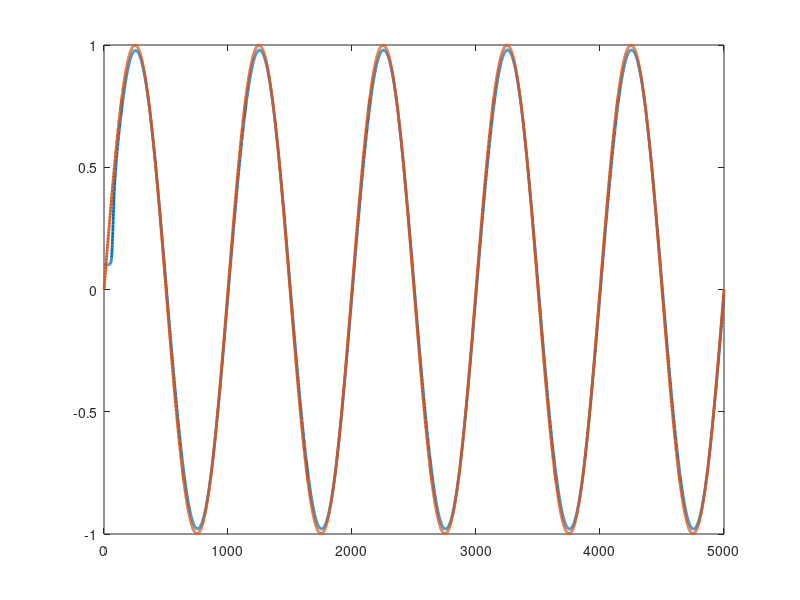

Reproduce this figure in MATLAB. (Note: this script raises an error after producing the figure.)

clear all;
clc;
close all
rng(1)

eta(1,1)=0.1;
eta(1,2)=eta(1,1);

eta(2,1)=0.1;
eta(2,2)=eta(2,1);

eta(3,1)=0.1;
eta(3,2)=eta(3,1);

eta(4,1)=0.1;
eta(4,2)=eta(4,1);

eta(5,1)=0.1;
eta(5,2)=eta(5,1);

eta(6,1)=1;
eta(6,2)=eta(6,1);

%%%%%%%%%%%%%%%%%%%%%%%%%
eta_1d(1)=0;
eta_2d(1)=0;
eta_3d(1)=0;
eta_4d(1)=0;
eta_5d(1)=0;
eta_6d(1)=1;

eta_1d(2)=0;
eta_2d(2)=0;
eta_3d(2)=0;
eta_4d(2)=0;
eta_5d(2)=0;
eta_6d(2)=1;
%%%%%%%%%%%%%%%%%%%%%
uu(1)=0;v(1)=0;r(1)=0;
uu(2)=0; v(2)=0; r(2)=0;
nue(:,1)=[0 0 0]';
nue(:,2)=[0 0 0]';

x(:,1) = [eta(1,1)-eta_1d(1),eta(2,1)-eta_2d(1),eta(3,1)-eta_3d(1),eta(4,1)-eta_4d(1),eta(5,1)-eta_5d(1),eta(6,1)-eta_6d(1)]'; %error
x(:,2) = [eta(1,1)-eta_1d(1),eta(2,1)-eta_2d(1),eta(3,1)-eta_3d(1),eta(4,1)-eta_4d(1),eta(5,1)-eta_5d(1),eta(6,1)-eta_6d(1)]'; 




Neuron_Num_a1=3;
Neuron_Num_c1=4;
Vc1=[rand(Neuron_Num_c1,2)];%no*1
Wc1=rand(1,Neuron_Num_c1)*.01;
 
Wc1(1,:)=Wc1;
Wc1(2,:)=Wc1(1,:);
Waa=0.01*rand(1,Neuron_Num_a1);
Wa1(1,:)=Waa;
Wa1(2,:)=Wa1(1,:);
r1=1;q1=100;ro1=15.1;kappa1=10.1;a1=6;

Neuron_Num_a2=3;
Neuron_Num_c2=4;
Vc2=[rand(Neuron_Num_c2,2)];%no*1
Wcc=rand(1,Neuron_Num_c2)*.01;
Wc2(1,:)=Wcc;
Wc2(2,:)=Wc2(1,:);

Wa2(1,:)=0.01*rand(1,Neuron_Num_a2);
Wa2(2,:)=Wa2(1,:);
r2=.1;q2=100;ro2=1.2;kappa2=10.1;a2=1;


Neuron_Num_a3=3;
Neuron_Num_c3=4;
Vc3=[rand(Neuron_Num_c3,2)];%no*1
Wc3(1,:)=rand(1,Neuron_Num_c3)*.01;
Wc3(2,:)=Wc3(1,:);
Wa3(1,:)=0.01*rand(1,Neuron_Num_a3);
Wa3(2,:)=Wa3(1,:);
r3=.1;q3=100;ro3=2.2;kappa3=10.7;a3=2;

Neuron_Num_a4=3;
Neuron_Num_c4=4;
Vc4=[rand(Neuron_Num_c4,2)];%no*1
Wc4(1,:)=rand(1,Neuron_Num_c4)*.01;
Wc4(2,:)=Wc4(1,:);
Wa4(1,:)=0.01*rand(1,Neuron_Num_a4);
Wa4(2,:)=Wa4(1,:);
r4=.1;q4=100;ro4=2.2;kappa4=10.7;a4=2;

Neuron_Num_a5=3;
Neuron_Num_c5=4;
Vc5=[rand(Neuron_Num_c5,2)];%no*1
Wc5(1,:)=rand(1,Neuron_Num_c5)*.01;
Wc5(2,:)=Wc5(1,:);
Wa5(1,:)=0.01*rand(1,Neuron_Num_a5);
Wa5(2,:)=Wa5(1,:);
r5=.1;q5=100;ro5=2.2;kappa5=10.7;a5=2;

Neuron_Num_a6=3;
Neuron_Num_c6=4;
Vc6=[rand(Neuron_Num_c6,2)];%no*1
Wc6(1,:)=rand(1,Neuron_Num_c6)*.01;
Wc6(2,:)=Wc6(1,:);
Wa6(1,:)=0.01*rand(1,Neuron_Num_a6);
Wa6(2,:)=Wa6(1,:);
r6=.1;q6=100;ro6=2.2;kappa6=10.7;a6=2;

T=0.01;
NF=5000;
gamma=0.9;
u1(1)= Wa1(1,:)*[x(1,1) x(1,1)^2 x(1,1)^3]'-1*x(1,1);
u1(2)= u1(1);

u2(1)= Wa2(1,:)*[x(2,1) x(2,1)^2 x(2,1)^3]'-1*x(2,1);
u2(2)= u2(1);

u3(1)= Wa3(1,:)*[x(3,1) x(3,1)^2 x(3,1)^3]'-1*x(3,1);
u3(2)= u3(1);

u4(1)= Wa4(1,:)*[x(4,1) x(4,1)^2 x(4,1)^3]'-1*x(4,1);
u4(2)= u4(1);

u5(1)= Wa5(1,:)*[x(5,1) x(5,1)^2 x(5,1)^3]'-1*x(5,1);
u5(2)= u5(1);

u6(1)= Wa6(1,:)*[x(6,1) x(6,1)^2 x(6,1)^3]'-1*x(6,1);
u6(2)= u6(1);
%%%%%%%%%%%%%%%%%%%%%%%%%%%%%%%%%%%
for k = 2:NF
eta_1d(k)= sin(pi*k*T/5);
eta_1d(k+1)= sin(pi*(k+1)*T/5);

eta_2d(k)= sin(2*pi*k*T/5);
eta_2d(k+1)= sin(2*pi*(k+1)*T/5);

eta_3d(k)= 0.05*k*T+0.05;
eta_3d(k+1)= 0.05*(k+1)*T+0.05;

eta_4d(k)= 0;
eta_4d(k+1)= 0;

eta_5d(k)= 0;
eta_5d(k+1)= 0;

eta_6d(k)= atan(eta_2d(k)/eta_1d(k));
eta_6d(k+1)= atan(eta_2d(k+1)/eta_1d(k+1));

%%%%%%%%%%%%%%%%%%%%%%%%%%%%%
    J1(k) = Wc1(k,:)*[ x(1,k)^2  x(1,k)^4 x(1,k)^6 x(1,k)^8]';

    del_J1=Wc1(k,:)*[2*x(1,k)  4*x(1,k)^3 6*x(1,k)^5 8*x(1,k)^7]';

    alpha1=-gamma/(2*r1)*del_J1';
  
    Yk_1 = q1*x(1,k-1)^2 +r1*u1(:,k-1)^2;
    delta_x1 = gamma*[x(1,k)^2  x(1,k)^4 x(1,k)^6 x(1,k)^8]' - [x(1,k-1)^2  x(1,k-1)^4 x(1,k-1)^6 x(1,k-1)^8]';
    EJK1 = Yk_1+Wc1(k,:)*delta_x1;
    
    Wc1(k+1,:) =Wc1(k,:)-ro1*(delta_x1'*EJK1)/(delta_x1'*delta_x1 +1);



     u1(k)= Wa1(k,:)*[x(1,k) x(1,k)^2 eta_1d(k+1)]';%-eta(1,k)/T-1*x(1,k)+eta_1d(k+1)/T;
%       u1(k)=-5*x(1,k)-(sin(psi(1,k))*ud-cos(psi(1,k))*vd)-u3(k)*x(2,k);

    alpha_tilde1=  u1(k)-alpha1;
    sigma1a=[x(1,k) x(1,k)^2 x(1,k)^3];
    Sigma1a=sigma1a/(1+sigma1a*sigma1a');

     Wa1(k+1,:)= Wa1(k,:)-kappa1*Sigma1a*alpha_tilde1;

    x(1,k+1) = eta(1,k) +T*(u1(k))-eta_1d(k+1); %y_e
  
% 
    eta(1,k+1)=x(1,k+1)+eta_1d(k+1);
    %%%%%%%%%%%%%%%%%%%%%%%%%%

    %%%%%%%%%%%%%%%%%%%%%%%%%%%%%
    J2(k) = Wc2(k,:)*[ x(2,k)^2  x(2,k)^4 x(2,k)^6 x(2,k)^8]';

    del_J2=Wc2(k,:)*[2*x(2,k)  4*x(2,k)^3 6*x(2,k)^5 8*x(2,k)^7]';

    alpha2=-gamma/(2*r2)*del_J2';
  
    Yk_2 = q2*x(2,k-1)^2 +r2*u2(:,k-1)^2;
    delta_x2 = gamma*[x(2,k)^2  x(2,k)^4 x(2,k)^6 x(2,k)^8]' - [x(2,k-1)^2  x(2,k-1)^4 x(2,k-1)^6 x(2,k-1)^8]';
    EJK2 = Yk_2+Wc2(k,:)*delta_x2;
    
    Wc2(k+1,:) =Wc2(k,:)-ro2*(delta_x2'*EJK2)/(delta_x2'*delta_x2 +1);



     u2(k)= Wa2(k,:)*[x(2,k) x(2,k)^2 eta_2d(k+1)]';%-eta(1,k)/T-1*x(1,k)+eta_1d(k+1)/T;
%       u1(k)=-5*x(1,k)-(sin(psi(1,k))*ud-cos(psi(1,k))*vd)-u3(k)*x(2,k);

    alpha_tilde2=  u2(k)-alpha2;
    sigma2a=[x(2,k) x(2,k)^2 x(2,k)^3];
    Sigma2a=sigma2a/(1+sigma2a*sigma2a');

     Wa2(k+1,:)= Wa2(k,:)-kappa2*Sigma2a*alpha_tilde2;

    x(2,k+1) = eta(2,k) +T*(u2(k))-eta_2d(k+1); %y_e
  
% 
    eta(2,k+1)=x(2,k+1)+eta_2d(k+1);
    %%%%%%%%%%%%%%%%%%%%%%%%%%

        %%%%%%%%%%%%%%%%%%%%%%%%%%%%%
    J3(k) = Wc3(k,:)*[ x(3,k)^2  x(3,k)^4 x(3,k)^6 x(3,k)^8]';

    del_J3=Wc3(k,:)*[2*x(3,k)  4*x(3,k)^3 6*x(3,k)^5 8*x(3,k)^7]';

    alpha3=-gamma/(2*r3)*del_J3';
  
    Yk_3 = q3*x(3,k-1)^2 +r3*u3(:,k-1)^2;
    delta_x3 = gamma*[x(3,k)^2  x(3,k)^4 x(3,k)^6 x(3,k)^8]' - [x(3,k-1)^2  x(3,k-1)^4 x(3,k-1)^6 x(3,k-1)^8]';
    EJK3 = Yk_3+Wc3(k,:)*delta_x3;
    
    Wc3(k+1,:) =Wc3(k,:)-ro3*(delta_x3'*EJK3)/(delta_x3'*delta_x3 +1);



     u3(k)= Wa3(k,:)*[x(3,k) x(3,k)^2 eta_3d(k+1)]';%-eta(1,k)/T-1*x(1,k)+eta_1d(k+1)/T;
%       u1(k)=-5*x(1,k)-(sin(psi(1,k))*ud-cos(psi(1,k))*vd)-u3(k)*x(2,k);

    alpha_tilde3=  u3(k)-alpha3;
    sigma3a=[x(3,k) x(3,k)^2 x(3,k)^3];
    Sigma3a=sigma3a/(1+sigma3a*sigma3a');

     Wa3(k+1,:)= Wa3(k,:)-kappa3*Sigma3a*alpha_tilde3;

    x(3,k+1) = eta(3,k) +T*(u3(k))-eta_3d(k+1); %y_e
  
% 
    eta(3,k+1)=x(3,k+1)+eta_3d(k+1);
    %%%%%%%%%%%%%%%%%%%%%%%%%%
            %%%%%%%%%%%%%%%%%%%%%%%%%%%%%
    J4(k) = Wc4(k,:)*[ x(4,k)^2  x(4,k)^4 x(4,k)^6 x(4,k)^8]';

    del_J4=Wc4(k,:)*[2*x(4,k)  4*x(4,k)^3 6*x(4,k)^5 8*x(4,k)^7]';

    alpha4=-gamma/(2*r4)*del_J4';
  
    Yk_4 = q4*x(4,k-1)^2 +r4*u4(:,k-1)^2;
    delta_x4 = gamma*[x(4,k)^2  x(4,k)^4 x(4,k)^6 x(4,k)^8]' - [x(4,k-1)^2  x(4,k-1)^4 x(4,k-1)^6 x(4,k-1)^8]';
    EJK4 = Yk_4+Wc4(k,:)*delta_x4;
    
    Wc4(k+1,:) =Wc4(k,:)-ro4*(delta_x4'*EJK4)/(delta_x4'*delta_x4 +1);



     u4(k)= Wa4(k,:)*[x(4,k) x(4,k)^2 eta_4d(k+1)]';%-eta(1,k)/T-1*x(1,k)+eta_1d(k+1)/T;
%       u1(k)=-5*x(1,k)-(sin(psi(1,k))*ud-cos(psi(1,k))*vd)-u3(k)*x(2,k);

    alpha_tilde4=  u4(k)-alpha4;
    sigma4a=[x(4,k) x(4,k)^2 x(4,k)^3];
    Sigma4a=sigma4a/(1+sigma4a*sigma4a');

     Wa4(k+1,:)= Wa4(k,:)-kappa4*Sigma4a*alpha_tilde4;

    x(4,k+1) = eta(4,k) +T*(u4(k))-eta_4d(k+1); %y_e
  
% 
    eta(4,k+1)=x(4,k+1)+eta_4d(k+1);
    %%%%%%%%%%%%%%%%%%%%%%%%%%
            %%%%%%%%%%%%%%%%%%%%%%%%%%%%%
    J5(k) = Wc5(k,:)*[ x(5,k)^2  x(5,k)^4 x(5,k)^6 x(5,k)^8]';

    del_J5=Wc5(k,:)*[2*x(5,k)  5*x(5,k)^3 6*x(5,k)^5 8*x(5,k)^7]';

    alpha5=-gamma/(2*r5)*del_J5';
  
    Yk_5 = q5*x(5,k-1)^2 +r5*u5(:,k-1)^2;
    delta_x5 = gamma*[x(5,k)^2  x(5,k)^4 x(5,k)^6 x(5,k)^8]' - [x(5,k-1)^2  x(5,k-1)^4 x(5,k-1)^6 x(5,k-1)^8]';
    EJK5 = Yk_5+Wc5(k,:)*delta_x5;
    
    Wc5(k+1,:) =Wc5(k,:)-ro5*(delta_x5'*EJK5)/(delta_x5'*delta_x5 +1);



     u5(k)= Wa5(k,:)*[x(5,k) x(5,k)^2 eta_5d(k+1)]';%-eta(1,k)/T-1*x(1,k)+eta_1d(k+1)/T;
%       u1(k)=-5*x(1,k)-(sin(psi(1,k))*ud-cos(psi(1,k))*vd)-u3(k)*x(2,k);

    alpha_tilde5=  u5(k)-alpha5;
    sigma5a=[x(5,k) x(5,k)^2 x(5,k)^3];
    Sigma5a=sigma5a/(1+sigma5a*sigma5a');

     Wa5(k+1,:)= Wa5(k,:)-kappa5*Sigma5a*alpha_tilde5;

    x(5,k+1) = eta(5,k) +T*(u5(k))-eta_5d(k+1); %y_e
  
% 
    eta(5,k+1)=x(5,k+1)+eta_5d(k+1);
    %%%%%%%%%%%%%%%%%%%%%%%%%%

                %%%%%%%%%%%%%%%%%%%%%%%%%%%%%
    J6(k) = Wc6(k,:)*[ x(6,k)^2  x(6,k)^4 x(6,k)^6 x(6,k)^8]';

    del_J6=Wc6(k,:)*[2*x(6,k)  6*x(6,k)^3 6*x(6,k)^5 8*x(6,k)^7]';

    alpha6=-gamma/(2*r6)*del_J6';
  
    Yk_6 = q6*x(6,k-1)^2 +r6*u6(:,k-1)^2;
    delta_x6 = gamma*[x(6,k)^2  x(6,k)^4 x(6,k)^6 x(6,k)^8]' - [x(6,k-1)^2  x(6,k-1)^4 x(6,k-1)^6 x(6,k-1)^8]';
    EJK6 = Yk_6+Wc6(k,:)*delta_x6;
    
    Wc6(k+1,:) =Wc6(k,:)-ro6*(delta_x6'*EJK6)/(delta_x6'*delta_x6 +1);



     u6(k)= Wa6(k,:)*[x(6,k) x(6,k)^2 eta_6d(k+1)]';%-eta(1,k)/T-1*x(1,k)+eta_1d(k+1)/T;
%       u1(k)=-5*x(1,k)-(sin(psi(1,k))*ud-cos(psi(1,k))*vd)-u3(k)*x(2,k);

    alpha_tilde6=  u6(k)-alpha6;
    sigma6a=[x(6,k) x(6,k)^2 x(6,k)^3];
    Sigma6a=sigma6a/(1+sigma6a*sigma6a');

     Wa6(k+1,:)= Wa6(k,:)-kappa6*Sigma6a*alpha_tilde6;

    x(6,k+1) = eta(6,k) +T*(u6(k))-eta_6d(k+1); %y_e
  
% 
    eta(6,k+1)=x(6,k+1)+eta_6d(k+1);
    %%%%%%%%%%%%%%%%%%%%%%%%%%
    R1=[cos(eta(6,k))*cos(eta(5,k)) -sin(eta(6,k))*cos(eta(4,k))+sin(eta(4,k))*sin(eta(5,k))*cos(eta(6,k)) sin(eta(6,k))*sin(eta(4,k))+sin(eta(5,k))*cos(eta(6,k))*cos(eta(4,k))
        sin(eta(6,k))*cos(eta(4,k)) cos(eta(6,k))*cos(eta(4,k))+sin(eta(4,k))*sin(eta(5,k))*sin(eta(6,k)) -cos(eta(6,k))*sin(eta(4,k))+sin(eta(5,k))*sin(eta(6,k))*cos(eta(4,k))
        -sin(eta(5,k))                   sin(eta(4,k))*cos(eta(5,k))                                          cos(eta(4,k)*cos(eta(4,k)))      ];

    V1(:,k)=R1'*[u1(k) u2(k) u3(k)]';
%%%%%%%%%%%%%%%%%%%%%%%%%%%%%%%%%%%%%%%%%%
end

figure(1);hold on;
 plot(eta(1,1:NF),'LineWidth',2);
 hold on
 plot(eta_1d(1:NF),'LineWidth',2);
 grid off; box on
set(gca,'GridLineStyle','--')
ax=gca;
 ax.XAxis.Exponent=3;
%%%%%%%%%%%%%%%%%%%%%%%%%%%%%%
figure(2);hold on;
 plot(eta(2,1:NF),'LineWidth',2);
 hold on
 plot(eta_2d(1:NF),'LineWidth',2);
 grid off; box on
set(gca,'GridLineStyle','--')
ax=gca;
 ax.XAxis.Exponent=3;
 %%%%%%%%%%%%%%%%%%%%%%%%%%%%%%
figure(3);hold on;
 plot(eta(3,1:NF),'LineWidth',2);
 hold on
 plot(eta_3d(1:NF),'LineWidth',2);
 grid off; box on
set(gca,'GridLineStyle','--')
ax=gca;
 ax.XAxis.Exponent=3;
  %%%%%%%%%%%%%%%%%%%%%%%%%%%%%%
  figure(4);hold on;
 plot(eta(4,1:NF),'LineWidth',2);
 hold on
 plot(eta_4d(1:NF),'LineWidth',2);
 grid off; box on
set(gca,'GridLineStyle','--')
ax=gca;
 ax.XAxis.Exponent=3;
  %%%%%%%%%%%%%%%%%%%%%%%%%%%%%%
    figure(5);hold on;
 plot(eta(5,1:NF),'LineWidth',2);
 hold on
 plot(eta_5d(1:NF),'LineWidth',2);
 grid off; box on
set(gca,'GridLineStyle','--')
ax=gca;
 ax.XAxis.Exponent=3;
  %%%%%%%%%%%%%%%%%%%%%%%%%%%%%%
    %%%%%%%%%%%%%%%%%%%%%%%%%%%%%%
    figure(6);hold on;
 plot(eta(6,1:NF),'LineWidth',2);
 hold on
 plot(eta_6d(1:NF),'LineWidth',2);
 grid off; box on
set(gca,'GridLineStyle','--')
ax=gca;
 ax.XAxis.Exponent=3;
  %%%%%%%%%%%%%%%%%%%%%%%%%%%%%%
figure(7);hold on;
 plot3(eta(1,1:NF),eta(2,1:NF),eta(3,1:NF),'LineWidth',2);
 hold on
 plot3(eta_1d(1:NF),eta_2d(1:NF),eta_3d(1:NF),'LineWidth',2);
 grid off; box on
set(gca,'GridLineStyle','--')
ax=gca;
 ax.XAxis.Exponent=3;
    %%%%%%%%%%%%%%%%%%%%%%%%%%%%%%
    figure(8);hold on;
 plot(V1(1,2:NF),'LineWidth',2);
 grid off; box on
set(gca,'GridLineStyle','--')
ax=gca;
 ax.XAxis.Exponent=3;
  %%%%%%%%%%%%%%%%%%%%%%%%%%%%%%